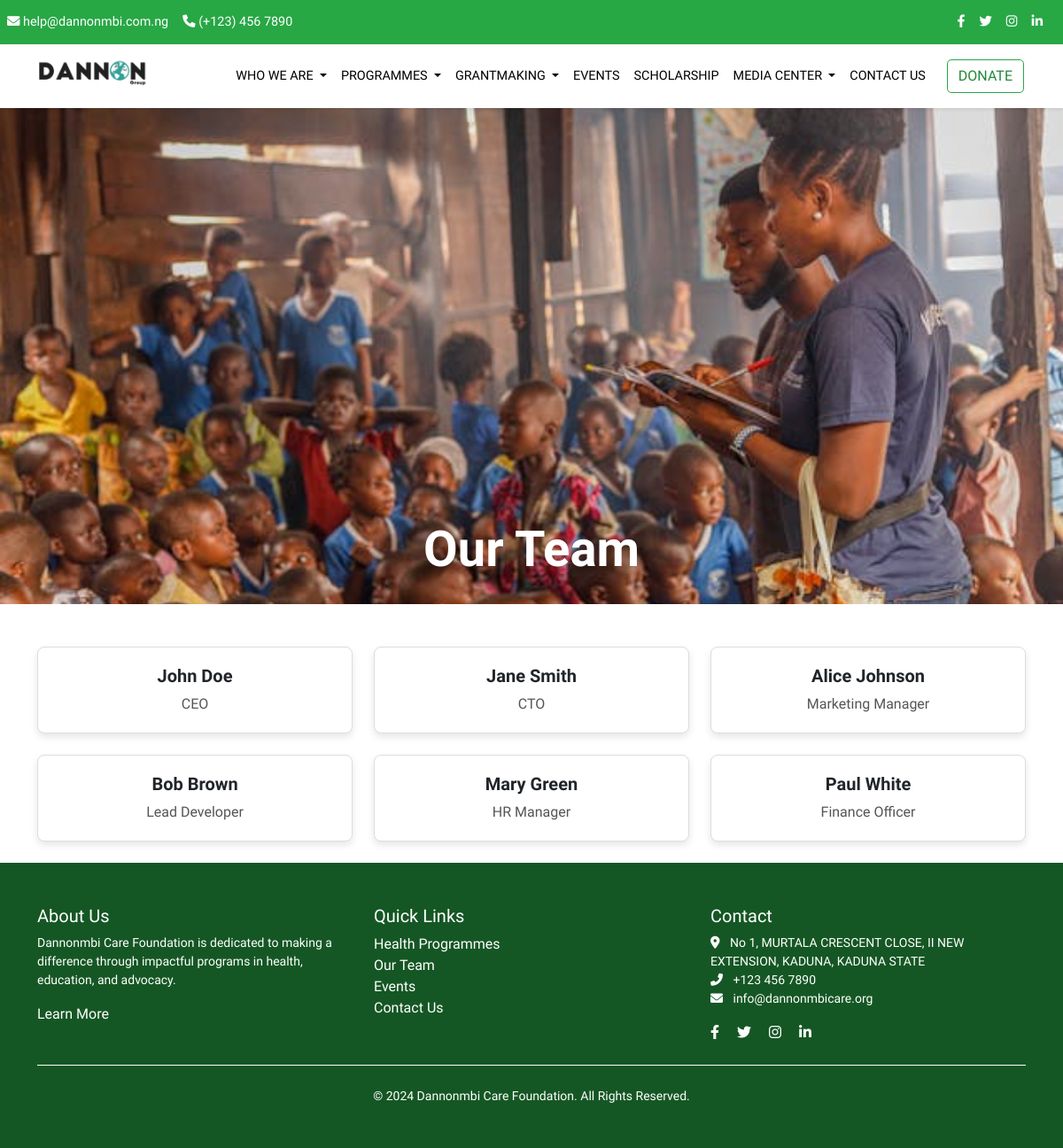
Page /team/ on the committed database.
### website/models.py (models this page shows, shortened)
class Team(models.Model):
    name = models.CharField(max_length=255)
    role = models.CharField(max_length=255)
    class Meta:
        verbose_name = "Team Member"
        verbose_name_plural = "Team Members"

### website/views.py (the view)
# urls.py: path("team/", team, name="team"),
def team(request):
    team_members = Team.objects.all()
    return render(request, "website/team.html", {"team_members": team_members})

### website/templates/website/team.html (shortened to what this page needs)
{% extends 'base.html' %}
{% load static %}
{% block content %}
<section
  class="bg-success text-white text-center py-5"
  style="
    background-image: url('{% static 'images/image6.jpg' %}');
    background-size: cover;
    background-position: center;
    height: 70vh; /* Default height for medium and larger screens */
    position: relative; /* Ensure the container can be positioned inside the section */
  "
>
  <div class="container" style="position: absolute; bottom: 20px; left: 50%; transform: translateX(-50%); text-align: center;">
    <h1 class="display-4 fw-bold">Our Team</h1>
  </div>
</section>
<div class="container mt-5">
    <div class="row">
        {% for member in team_members %}
            <div class="col-md-4 mb-4">
                <div class="card">
                    <div class="card-body text-center">
                        <h5 class="card-title">{{ member.name }}</h5>
                        <p class="card-text">{{ member.role }}</p>
                    </div>
                </div>
            </div>
        {% endfor %}
    </div>
</div>
{% endblock %}

### website/templates/base.html (shortened to what this page needs)
{% load static %}
<!DOCTYPE html>
<html lang="en">
<head>
    <link href="https://cdn.jsdelivr.net/npm/bootstrap@5.3.2/dist/css/bootstrap.min.css" rel="stylesheet">
    <link href="https://cdnjs.cloudflare.com/ajax/libs/animate.css/4.1.1/animate.min.css" rel="stylesheet">
<link href="https://cdnjs.cloudflare.com/ajax/libs/font-awesome/6.0.0-beta3/css/all.min.css" rel="stylesheet">
    <link href="{% static 'css/custom.css' %}" rel="stylesheet">
</head>
<body>
    <div class="top-bar d-flex flex-wrap justify-content-between align-items-center px-2 py-2">
        <div class="d-flex flex-wrap">
            <a href="mailto:help@dannonmbi.com.ng" class="me-3 mb-2 mb-md-0"><i class="fas fa-envelope"></i> help@dannonmbi.com.ng</a>
            <a href="tel:+1234567890" class="me-3"><i class="fas fa-phone"></i> (+123) 456 7890</a>
        </div>
        <div class="d-flex flex-wrap d-none d-md-flex">
            <a href="#" class="me-3 mb-2 mb-md-0"><i class="fab fa-facebook-f"></i></a>
            <a href="#" class="me-3 mb-2 mb-md-0"><i class="fab fa-twitter"></i></a>
            <a href="#" class="me-3 mb-2 mb-md-0"><i class="fab fa-instagram"></i></a>
            <a href="#"><i class="fab fa-linkedin-in"></i></a>
        </div>
    </div>
    <nav class="navbar navbar-expand-lg navbar-light shadow-sm">
        <div class="container-fluid">
            <div class="collapse navbar-collapse " id="navbarNav">
                <a class="" href="/">
                    <img src="{% static 'images/logo.png' %}"  style="max-height: 40px" alt="Foundation Logo">
                </a>
                <ul class="navbar-nav ms-auto me-3">
                    <li class="nav-item dropdown">
                        <a class="nav-link dropdown-toggle" href="#" id="whoWeAreDropdown" role="button" data-bs-toggle="dropdown" aria-expanded="false">
                            WHO WE ARE
                        </a>
                    </li>
                    <li class="nav-item dropdown">
                        <a class="nav-link dropdown-toggle" href="#" id="programmesDropdown" role="button" data-bs-toggle="dropdown" aria-expanded="false">
                            PROGRAMMES
                        </a>
                    </li>
                    <li class="nav-item dropdown">
                        <a class="nav-link dropdown-toggle" href="#" id="grantMakingDropdown" role="button" data-bs-toggle="dropdown" aria-expanded="false">
                            GRANTMAKING
                        </a>
                    </li>
                    <li class="nav-item">
                        <a class="nav-link" href="{% url 'event_list' %}">EVENTS</a>
                    </li>
                    <li class="nav-item">
                        <a class="nav-link" href="{% url 'scholarship' %}">SCHOLARSHIP</a>
                    </li>
                    <li class="nav-item dropdown">
                        <a class="nav-link dropdown-toggle" href="#" id="mediaCenterDropdown" role="button" data-bs-toggle="dropdown" aria-expanded="false">
                            MEDIA CENTER
                        </a>
                    </li>
                    <li class="nav-item">
                        <a class="nav-link" href="{% url 'contact' %}">CONTACT US</a>
                    </li>
                </ul>
                <a href="{% url 'donate' %}" class="btn btn-primary donate-btn">DONATE</a>
            </div>
        </div>
    </nav>
    <main>
        {% block content %}{% endblock %}
    </main>
<footer class="text-white py-5" style="background-color: #155724;">
  <div class="container">
      <div class="row">
          <div class="col-md-4 mb-4">
              <h5>About Us</h5>
              <p class="small">
                  Dannonmbi Care Foundation is dedicated to making a difference through impactful programs in health, education, and advocacy.
              </p>
              <a href="{% url 'about' %}" class="text-white text-decoration-none">Learn More</a>
          </div>
          <div class="col-md-4 mb-4">
              <h5>Quick Links</h5>
              <ul class="list-unstyled">
                  <li><a href="{% url 'health_programme' %}" class="text-white text-decoration-none">Health Programmes</a></li>
                  <li><a href="{% url 'team' %}" class="text-white text-decoration-none">Our Team</a></li>
                  <li><a href="{% url 'event_list' %}" class="text-white text-decoration-none">Events</a></li>
                  <li><a href="{% url 'contact' %}" class="text-white text-decoration-none">Contact Us</a></li>
              </ul>
          </div>
          <div class="col-md-4 mb-4">
              <h5>Contact</h5>
              <ul class="list-unstyled small">
                  <li><i class="fas fa-map-marker-alt me-2"></i> No 1, MURTALA CRESCENT CLOSE, II NEW EXTENSION, KADUNA, KADUNA STATE</li>
                  <li><i class="fas fa-phone-alt me-2"></i> +123 456 7890</li>
                  <li><i class="fas fa-envelope me-2"></i> info@dannonmbicare.org</li>
              </ul>
              <div>
                  <a href="#" class="text-white me-3"><i class="fab fa-facebook-f"></i></a>
                  <a href="#" class="text-white me-3"><i class="fab fa-twitter"></i></a>
                  <a href="#" class="text-white me-3"><i class="fab fa-instagram"></i></a>
                  <a href="#" class="text-white"><i class="fab fa-linkedin-in"></i></a>
              </div>
          </div>
      </div>
      <div class="text-center pt-4 border-top border-white">
          <p class="small mb-0">&copy; 2024 Dannonmbi Care Foundation. All Rights Reserved.</p>
      </div>
  </div>
</footer>
</body>
</html>

### website/static/css/custom.css (style rules this page uses)
body { font-family: 'ABeeZee', sans-serif; }
.navbar { position: sticky; top: 0; z-index: 1000; background-color: transparent; color: black; padding: 30px; transition: background-color 0.3s ease, color 0.3s ease, padding 0.3s ease; box-shadow: none; }
.navbar .nav-link, .navbar .dropdown-toggle { color: black !important; font-weight: 500; transition: color 0.3s ease; }
.card { border: 1px solid #ddd; border-radius: 8px; box-shadow: 0 4px 8px rgba(0, 0, 0, 0.1); }
.card-body { padding: 20px; }
.card-title { font-size: 1.25rem; font-weight: bold; }
.card-text { font-size: 1rem; color: #555; }
.btn-primary { border-radius: 5px; background-color: white !important; border-color: #28a745 !important; color: #218838 !important; }
.top-bar { background-color: #155724; color: white; font-size: 0.9rem; }
.top-bar a { color: white; text-decoration: none; margin-right: 15px; }
.navbar { background-color: white; box-shadow: 0px 4px 10px rgba(0, 0, 0, 0.1); padding: 1rem 2rem; }
.nav-link { color: #155724; font-size: 0.9rem; padding: 0.5rem 0; }
.nav-link { padding: 0.5rem 0; font-size: 0.9rem; color: #155724; }

### website/templates/base.html (style rules this page uses)
.top-bar { background-color: #28a745; padding: 0.5rem 0; font-size: 0.9rem; height: 50px }
.top-bar a { color: white; text-decoration: none; margin-right: 15px; }

### rows in the picture
Team: name "John Doe", role "CEO"
Team: name "Jane Smith", role "CTO"
Team: name "Alice Johnson", role "Marketing Manager"
Team: name "Bob Brown", role "Lead Developer"
Team: name "Mary Green", role "HR Manager"
Team: name "Paul White", role "Finance Officer"
